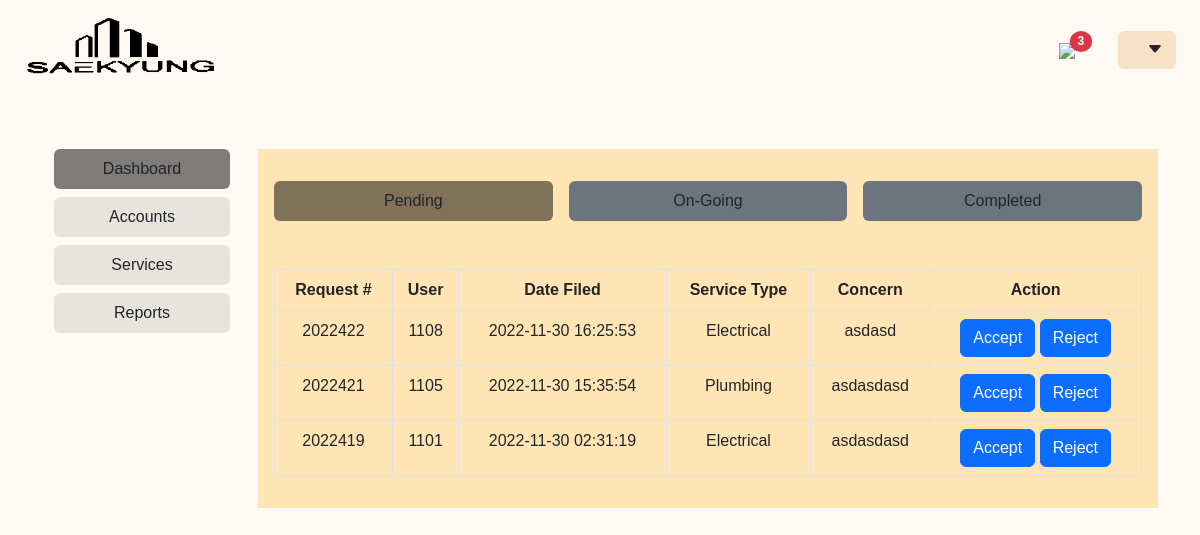
The app's page /FrontEnd/admin/dashboardpending.php with its own data.
### tables this page shows
CREATE TABLE `servicerequest` (
  `requestID` int(20) NOT NULL,
  `accountID` int(20) NOT NULL,
  `serviceID` int(20) NOT NULL,
  `statusID` varchar(50) NOT NULL,
  `concern` varchar(255) NOT NULL,
  `dateFiled` timestamp NULL DEFAULT NULL,
  `notes` varchar(255) NOT NULL,
  `dateCompleted` timestamp NULL DEFAULT NULL
);

CREATE TABLE `services` (
  `serviceID` int(11) NOT NULL,
  `serviceType` varchar(15) NOT NULL
);

### FrontEnd/admin/dashboardpending.php (the view, shortened to what this page needs)
<?php
include '../../BackEnd/database/config.php';
?>
<!DOCTYPE html>
<html lang="en">
<head>
  <link rel="stylesheet" href="https://cdn.jsdelivr.net/npm/bootstrap-icons@1.9.1/font/bootstrap-icons.css">
  <link rel="stylesheet" href="../_assets/css/bootstrap.css">
  <link rel="stylesheet" href="../_assets/css/custom.css">
</head>
<body style="background-color: rgba(255,248,243);">
  <nav class="navbar navbar-expand-md px-2">
    <div class="container-fluid">
      <a class="navbar-brand" href="dashboardpending.php" id="logo"><img src="../_assets/images/FINAL LOGO.png" class="img-fluid" width="200"></a>
      <div class="collapse navbar-collapse justify-content-end">
        <div class="navbar-md-nav d-flex align-items-center">
          <div class="dropdown">
            <?php
              $selectnotif = mysqli_query($conn,"SELECT * FROM notifications WHERE status = 0");
              $count = mysqli_num_rows($selectnotif);
            ?>
            <button type="button" class="btn btn-link border-0 mx-auto text-decoration-none" data-bs-toggle="dropdown"><img src="../_assets/images/bell-fill.svg" class="img-fluid" width="21">
            <?php
              if($count == 0){
              }else{
                echo '<span class="badge bg-danger rounded-circle" style="position: relative; top:-10px; left:-10px;">';
                echo $count;
              }
            ?>
          </span>
            </button>
          </div>
          <div class="dropdown">
            <button class="btn btn-unselected mx-1" type="button" data-bs-toggle="dropdown" aria-expanded="false"><?php if (isset($_SESSION['username'])) { echo "Welcome! " . $_SESSION['username']; } ?>
              <i class="bi bi-caret-down-fill align-text-baseline ms-3"></i></button>
          </div>
        </div>
      </div>
    </div>
  </nav>
  <div class="container-fluid mt-5 text-center">
    <div class="row justify-content-center gap-3">
      <div class="col-md-2">
        <nav class="nav nav-pills flex-column gap-2" role="tablist" aria-orientation="vertical" id="homeNav">
          <a href="#dashboard" class="nav-link show active bg-adminBackground w-100 text-dark text-nowrap" type="button" data-bs-toggle="pill" id="dashboardTab" aria-controls="dashboard" role="tab" aria-selected="true" onclick="window.location.reload()">
            Dashboard
          </a>
          <a href="#accounts" class="nav-link bg-adminBackground w-100 text-dark text-nowrap" type="button" data-bs-toggle="pill" id="accountsTab" aria-controls="accounts" role="tab" aria-selected="false" onclick="window.location.reload()">
            Accounts
          </a>
          <a href="#services" class="nav-link bg-adminBackground w-100 text-dark text-nowrap" type="button" data-bs-toggle="pill" id="servicesTab" aria-controls="services" role="tab" aria-selected="false" onclick="window.location.reload()">
            Services
          </a>
          <a href="#reports" class="nav-link bg-adminBackground w-100 text-dark text-nowrap" type="button" data-bs-toggle="pill" id="reportsTab" aria-controls="reports" role="tab" aria-selected="false" onclick="window.location.reload()">
            Reports
          </a>
        </nav>
      </div>
      <div class="col-md-9 bg-inner p-3">
        <div class="tab-content" id="homeNavContent">
          <div class="tab-pane show active" id="dashboard" role="tabpanel" aria-labelledby="dashboardTab" tabindex="0">
            <div class="nav nav-pills nav-justified gap-3 mt-3" role="tablist" id="dashboardTabs">
              <div class="col">
                <button type="button" class="nav-link active w-100 text-nowrap text-dark bg-secondary active" id="pendingTab" role="tab" data-bs-toggle="pill" data-bs-target="#pending" onclick="window.location.reload()">
                  Pending
                </button>
              </div>
              <div class="col">
                <button type="button" class="nav-link w-100 text-nowrap text-dark bg-secondary" id="ongoingTab" role="tab" data-bs-toggle="pill" data-bs-target="#onGoing">
                  On-Going
                </button>
              </div>
              <div class="col">
                <button type="button" class="nav-link w-100 text-nowrap text-dark bg-secondary" data-bs-toggle="pill" data-bs-target="#completed" role="tab" id="completedTab">
                  Completed
                </button>
              </div>
            </div>
            <div class="tab-content mt-5" id="dashboardContent">
              <div class="tab-pane show active" id="pending" role="tabpanel">
                <div class="table-responsive">
                  <table class="table table-bordered">
                    <thead>
                      <tr>
                        <th>Request #</th>
                        <th>User</th>
                        <th>Date Filed</th>
                        <th>Service Type</th>
                        <th>Concern</th>
                        <th>Action</th>
                      </tr>
                    </thead>
                    <tbody>
                      <?php
                      $result = mysqli_query($conn, "SELECT *,services.serviceType,request_status.status FROM servicerequest INNER JOIN services ON servicerequest.serviceID = services.serviceID INNER JOIN request_status ON servicerequest.statusID = request_status.statusID WHERE status='Pending' ORDER BY servicerequest.dateFiled DESC");
                      while ($row = mysqli_fetch_array($result)) {
                        $id = $row['requestID'];
                        $accountID = $row['accountID'];
                        $dateFiled = $row['dateFiled'];
                        $serviceType = $row['serviceType'];
                        $concern = $row['concern'];
                        echo
                        '<tr>
                      <form action="../../BackEnd/database/requests.php?id=' . $id . '"  method="POST" id="request">
                        <td> ' . date("Y") . $id . '</td>
                        <td> ' . $accountID . '</td>
                        <td> ' . $dateFiled . '</td>
                        <td> ' . $serviceType . '</td>
                        <td> ' . $concern . '</td>
                        <td>
                          <button type="submit" class="btn btn-primary btn-block" name="accept_btn">Accept</button>
                          <button type="submit" class="btn btn-primary btn-block" name="reject_btn">Reject</button>
                        </td>
                      </tr>
                      </form>';
                      }
                      ?>
                    </tbody>
                  </table>
                </div>
              </div>
            </div>
          </div>
        </div>
      </div>
    </div>
  </div>
</body>
</html>

### FrontEnd/_assets/css/custom.css (style rules this page uses)
body,html { width: 100%; height: 100%; overflow: auto; }
* { font-family: 'Montserrat', sans-serif; box-sizing: border-box; }
span { color: #777; font-size: 12px; padding-top: 14px; padding-left: 1rem; }
.bg-inner { background-color: #FFE5B4; }
.bg-adminBackground { background-color: rgb(231, 228, 221) !important; }
.btn-unselected { background-color: rgb(249, 225, 199); }
.nav-link.active { background-color: rgba(0, 0, 0, 0.5) !important; }

### records on screen
servicerequest: requestID "422", accountID "1108", dateFiled "2022-11-30 16:25:53", serviceID.serviceType "Electrical", concern "asdasd"
servicerequest: requestID "421", accountID "1105", dateFiled "2022-11-30 15:35:54", serviceID.serviceType "Plumbing", concern "asdasdasd"
servicerequest: requestID "419", accountID "1101", dateFiled "2022-11-30 02:31:19", serviceID.serviceType "Electrical", concern "asdasdasd"

### other values on screen
$count "3"
